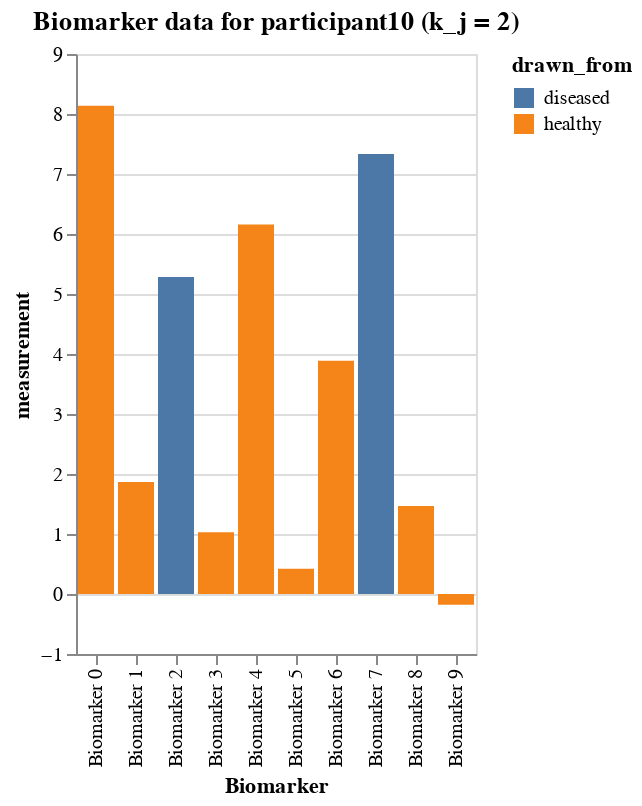

Notebook code for this chart:
### Markdown cell above
### A certain participant's data

### Code cell
# participant 10
participant10_data = df_expanded[df_expanded.participant == 10]
alt.Chart(participant10_data).mark_bar().encode(
    x='Biomarker',
    y='measurement',
    color=alt.Color(
        'drawn_from:N'
    ),
    tooltip=['Biomarker', 'drawn_from', 'measurement']
).interactive().properties(
    title=f'Biomarker data for participant10 (k_j = {participant10_data.k_j.to_list()[0]})'
)

### Figure 1 — Vega-Lite specification as saved in the notebook (floating-point values rounded to 4 significant figures)
{"config": {"view": {"continuousWidth": 300, "continuousHeight": 300}}, "data": {"name": "data-1d6457e35379126a72a3ec98162feff9"}, "mark": {"type": "bar"}, "encoding": {"color": {"field": "drawn_from", "type": "nominal"}, "tooltip": [{"field": "Biomarker", "type": "nominal"}, {"field": "drawn_from", "type": "nominal"}, {"field": "measurement", "type": "quantitative"}], "x": {"field": "Biomarker", "type": "nominal"}, "y": {"field": "measurement", "type": "quantitative"}}, "params": [{"name": "param_1", "select": {"type": "interval", "encodings": ["x", "y"]}, "bind": "scales"}], "title": "Biomarker data for participant10 (k_j = 2)", "$schema": "https://vega.github.io/schema/vega-lite/v5.16.3.json", "datasets": {"data-1d6457e35379126a72a3ec98162feff9": [{"Biomarker": "Biomarker 0", "participant": 10, "measurement": 8.136, "k_j": 2, "k_n": 10, "drawn_from": "healthy"}, {"Biomarker": "Biomarker 1", "participant": 10, "measurement": 1.868, "k_j": 2, "k_n": 3, "drawn_from": "healthy"}, {"Biomarker": "Biomarker 2", "participant": 10, "measurement": 5.283, "k_j": 2, "k_n": 2, "drawn_from": "diseased"}, {"Biomarker": "Biomarker 3", "participant": 10, "measurement": 1.029, "k_j": 2, "k_n": 7, "drawn_from": "healthy"}, {"Biomarker": "Biomarker 4", "participant": 10, "measurement": 6.158, "k_j": 2, "k_n": 9, "drawn_from": "healthy"}, {"Biomarker": "Biomarker 5", "participant": 10, "measurement": 0.4218, "k_j": 2, "k_n": 6, "drawn_from": "healthy"}, {"Biomarker": "Biomarker 6", "participant": 10, "measurement": 3.886, "k_j": 2, "k_n": 5, "drawn_from": "healthy"}, {"Biomarker": "Biomarker 7", "participant": 10, "measurement": 7.333, "k_j": 2, "k_n": 1, "drawn_from": "diseased"}, {"Biomarker": "Biomarker 8", "participant": 10, "measurement": 1.469, "k_j": 2, "k_n": 8, "drawn_from": "healthy"}, {"Biomarker": "Biomarker 9", "participant": 10, "measurement": -0.1801, "k_j": 2, "k_n": 4, "drawn_from": "healthy"}]}}
